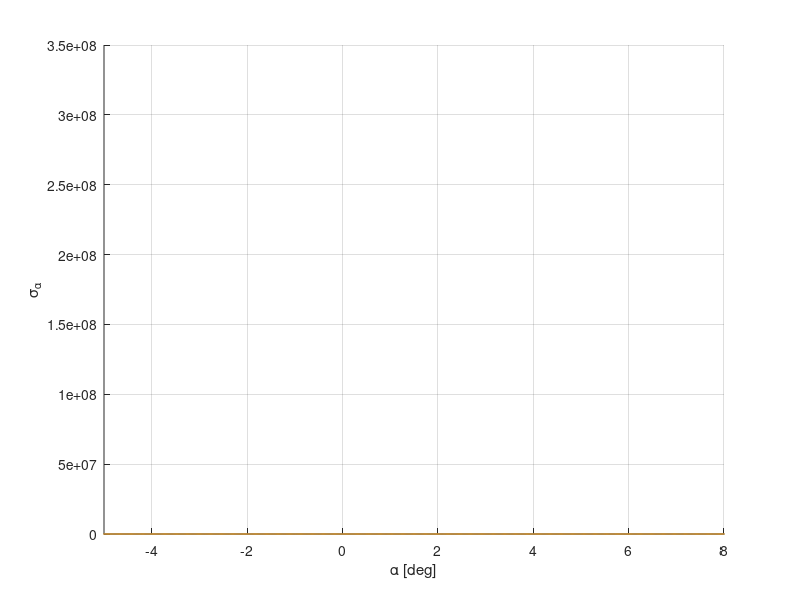

Recreate this plot in MATLAB.
clear;
clc;
close all;

aoa_set = linspace(-10,13,1001);
aoa_m = -5;
aoa_p = 8;
delta_aoa = 2;
sig_aoa_1 = 0.01; % MUST be > 0
w_sig_aoa = 10;


k_aoa = log(w_sig_aoa/sig_aoa_1);

sig_aoa_p = w_sig_aoa*exp((aoa_set - aoa_p)/delta_aoa*k_aoa);
sig_aoa_m = w_sig_aoa*exp(-(aoa_set - aoa_m)/delta_aoa*k_aoa);
sig_aoa = sig_aoa_p + sig_aoa_m;

figure('color','w'); hold on; grid on;
plot(aoa_set, sig_aoa_m);
plot(aoa_set, sig_aoa_p);
plot(aoa_set, sig_aoa);
xlabel('\alpha [deg]');
ylabel('\sigma_\alpha');

xlim([aoa_m aoa_p]);
